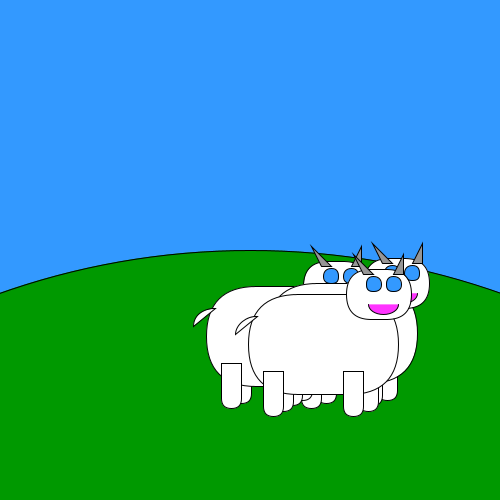
Frame 1 (no input)
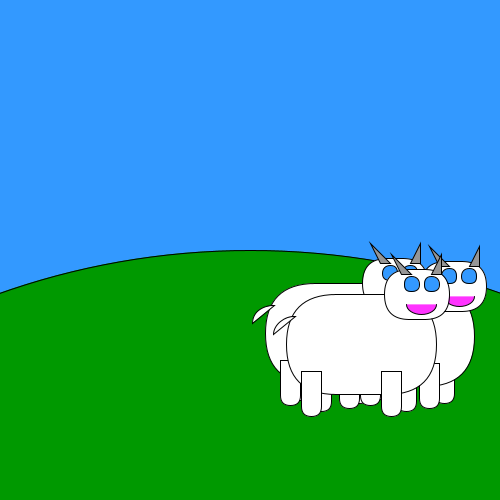
Frame 60 (the mouse pressed at the canvas centre just before this capture)
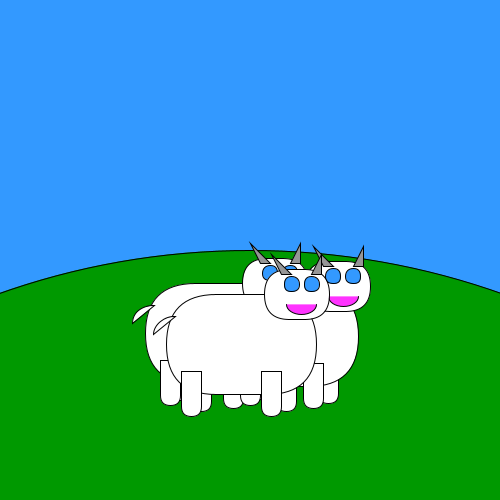
Frame 120 (the mouse held since frame 60 and released just before this capture)

The Processing sketch that drew these frames (run headless with seeded random() and noise(); from frame 60 on, the mouse is pressed at the canvas centre):

// Processing sketch: ex_1_2_3
// ── ex_1_2_3.pde
// Student: Gusev Roman
// Group: FAF-222
// Variant: 3
// Exercise 1, 2, 3:

// speed of sheep
float speed = 2;
// Array sheeps
Sheep[] sheeps;
// Number of sheeps
int numSheeps = 3;
// color of background;
color bgColor = color(51, 153, 255);

void drawBackground() {
  // sky
  background(bgColor);
  // land
  rectMode(CENTER);
  fill(0, 153, 0);
  circle(250, 1000, 1500);
}

void setup() {
  // setting the size of canvas and background
  size(500, 500);
  drawBackground();
  // instantiate array of Sheep objects
  sheeps = new Sheep[numSheeps];
  // create sheep object through iteration
  for (int i = 0; i < numSheeps; i++) {
    // create position for sheep
    PVector posSheep = new PVector(random(150, width - 150), random(300, height - 60));
    sheeps[i] = new Sheep(posSheep, speed);
  }
}

void draw() {
  drawBackground();
  // display sheeps
  for (int i = 0; i < numSheeps; i++) {
    sheeps[i].moveSheep();
  }
}

// ── Sheep.pde
class Sheep {
  // location of sheep
  PVector loc;
  // speed of sheep
  float speed;
  
  // initialize parameters for location and speed
  Sheep(PVector loc, float speed) {
    this.loc = loc;
    this.speed = speed;
  }
  
  void drawSheep() {
  // back legs
  fill(255);
  rect(loc.x - 40, loc.y + 45, 20, 45, 0, 0, 15, 15);
  rect(loc.x + 45, loc.y + 45, 20, 45, 0, 0, 15, 15);
  
  // body
  fill(255);
  rect(loc.x, loc.y, 150, 100, 100);
  
  // head
  rect(loc.x + 55, loc.y - 50, 65, 50, 25);
  
  // horns
  fill(150);
  quad(loc.x + 40, loc.y - 70, loc.x + 30, loc.y - 90, loc.x + 50, loc.y - 70, loc.x + 50, loc.y - 70);
  quad(loc.x + 80, loc.y - 70, loc.x + 80, loc.y - 90, loc.x + 70, loc.y - 70, loc.x + 70, loc.y - 70);

  // eyes
  fill(51, 153, 255);
  rect(loc.x + 50, loc.y - 60, 15, 15, 25);
  rect(loc.x + 70, loc.y - 60, 15, 15, 25);
  
  // mouth
  fill(255, 51, 255);
  arc(loc.x + 60, loc.y - 40, 30, 20, 0, PI);
  
  // tail
  fill(255);
  arc(loc.x - 68, loc.y - 10, 40, 35, PI, 3 * PI/2 + radians(5), CHORD);
  
  // visible legs
  rect(loc.x - 50, loc.y + 50, 20, 45, 0, 0, 15, 15);
  rect(loc.x + 30, loc.y + 50, 20, 45, 0, 0, 15, 15);
  
  }
  
  // move sheep on canvas
  void moveSheep() {
    loc.x += speed;
    if (loc.x >= width - 100 || loc.x <= 100) {
      speed *= -1;
    }
    drawSheep();
  }
}
